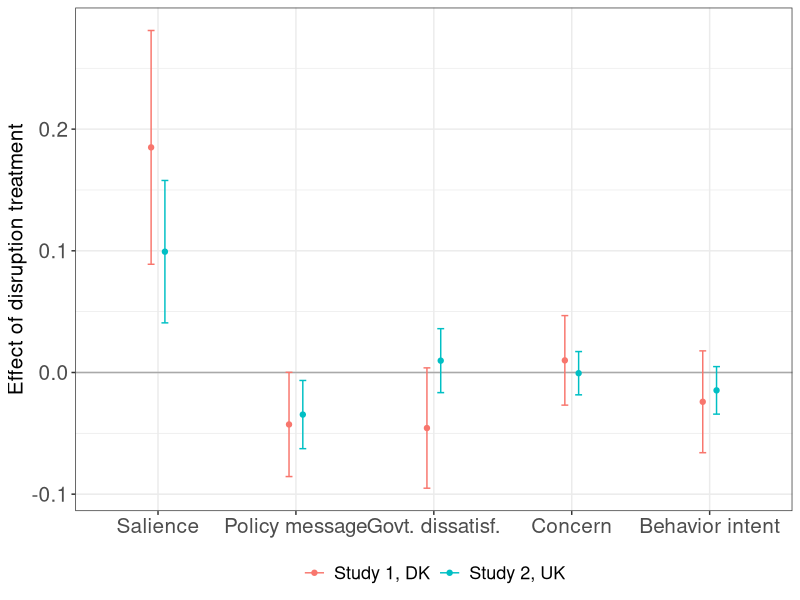

Reproduce this figure in R.
library(ggplot2)

#get estimates from both studies
est_CI1 <- read.csv("main_estimates_CIs.csv")
est_CI2 <- read.csv("main_estimates_CIs2.csv")
est_CI <- rbind(est_CI1, est_CI2)

#rename outcomes to match
est_CI[c(2,7) ,"outcome"] <- "Policy message"

#ordering of outcomes (already in correct order)
est_CI$outcome <- factor(est_CI$outcome, levels=unique(est_CI$outcome))

#plot
pdf(paste0("figures/disruption_main_effects_joint.pdf"), 10, 5)
print(ggplot(est_CI, aes(x=outcome, y=est, color=study)) + 
        geom_hline(yintercept=0, color="dark grey") +
        geom_errorbar(aes(ymin=CI_lo, ymax=CI_hi), width=.1, position=position_dodge(.2)) +
        geom_point(position=position_dodge(.2)) +
        ylab(paste0("Effect of disruption treatment")) +
        theme_bw() +
        theme(axis.title.x=element_blank(),
              axis.title.y=element_text(size=15),
              axis.text=element_text(size=15),
              legend.position="bottom",
              legend.title=element_blank(),
              legend.text=element_text(size=13)))
dev.off()
